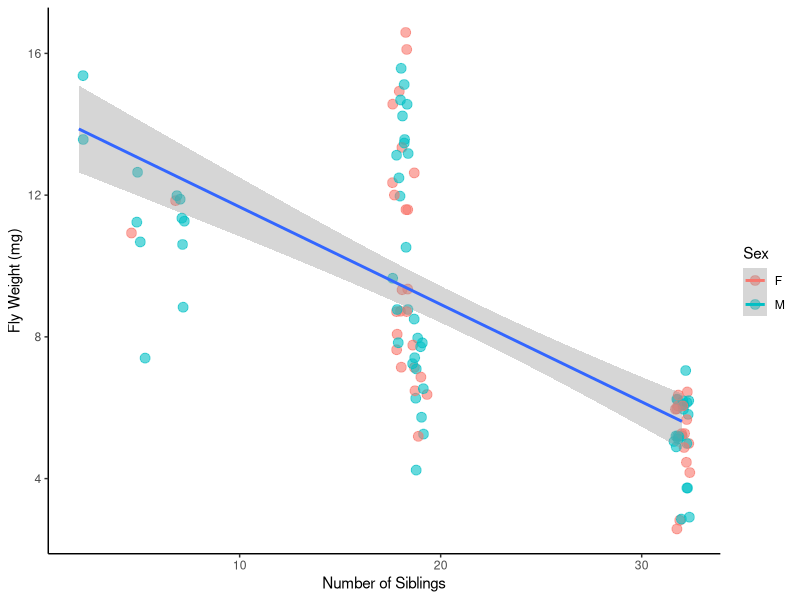
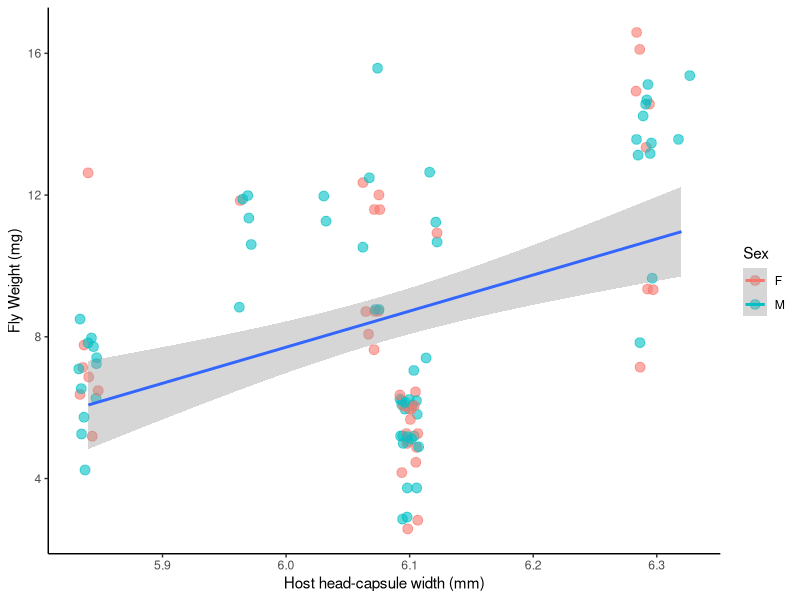
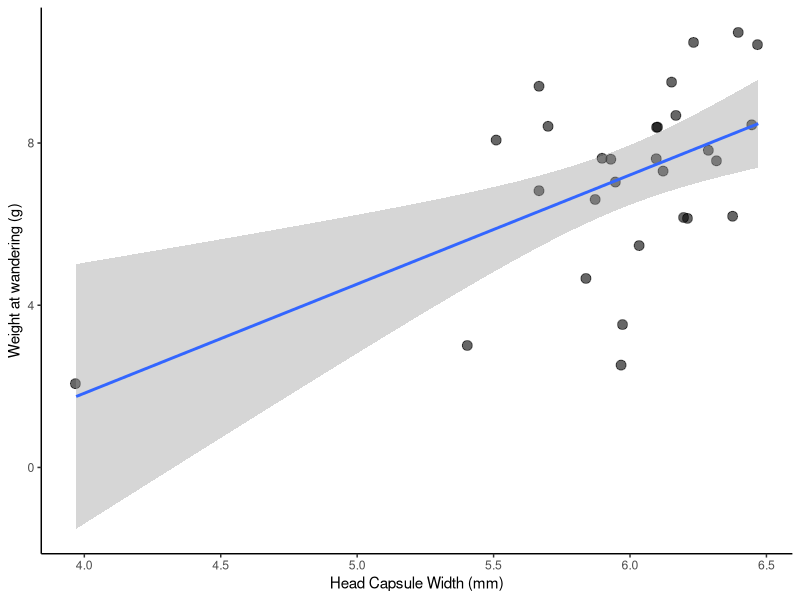
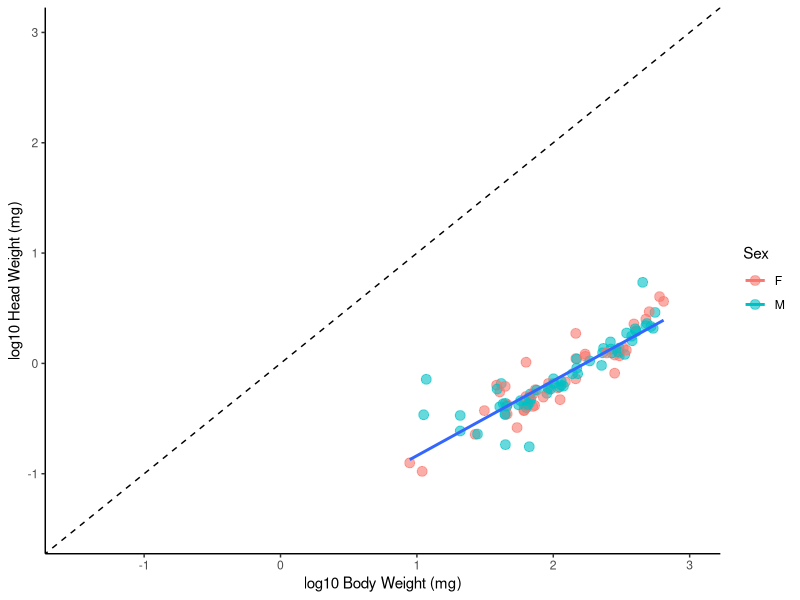
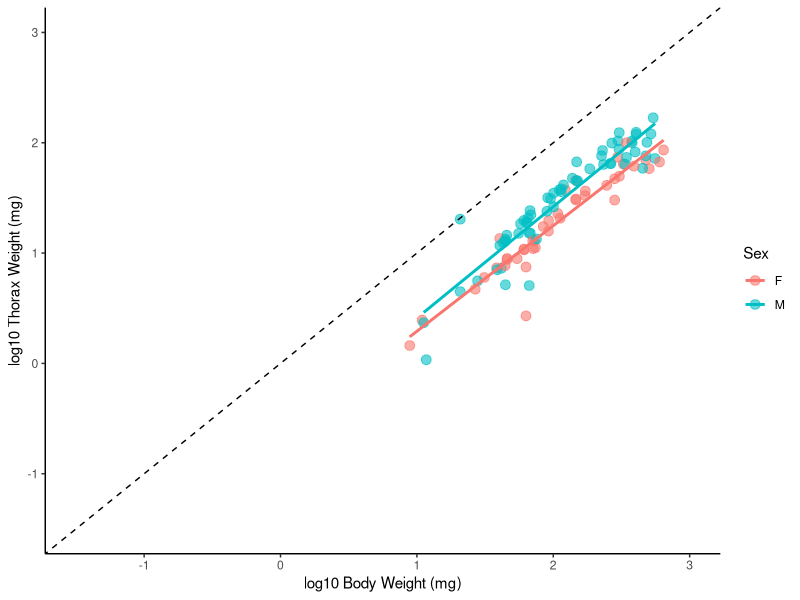
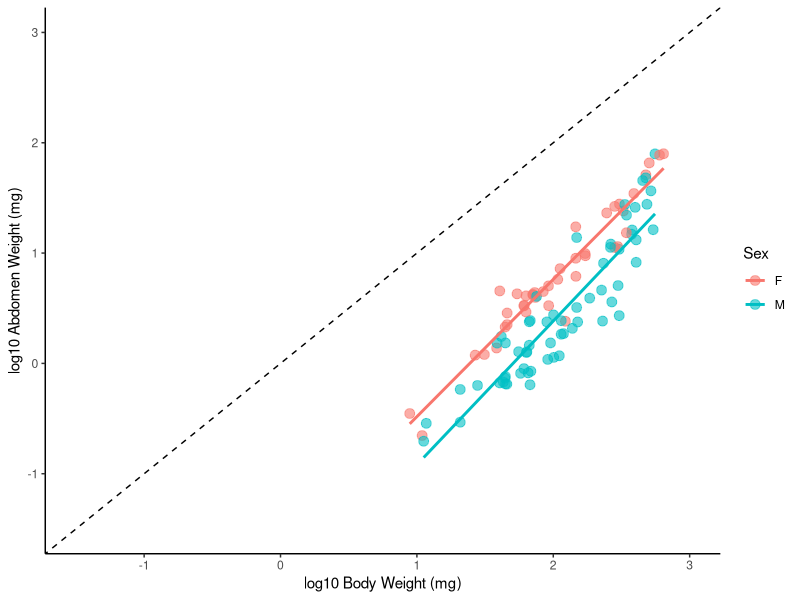
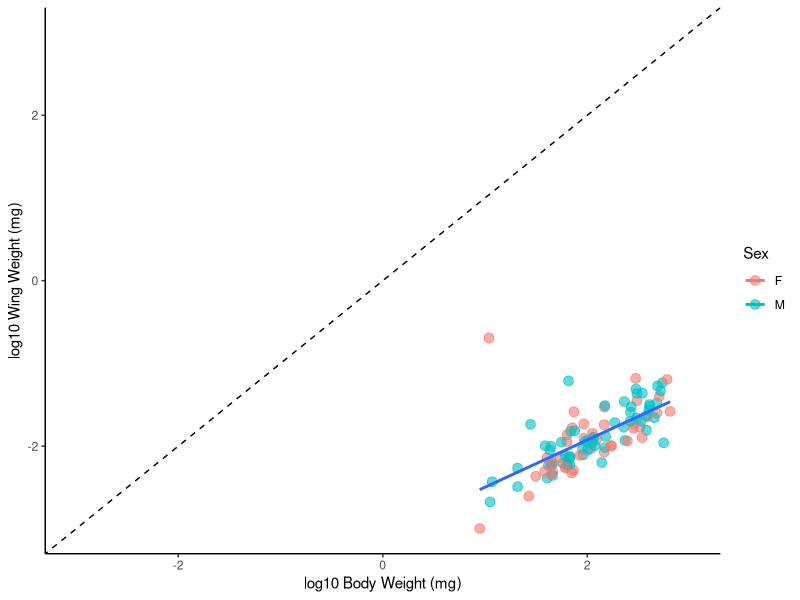
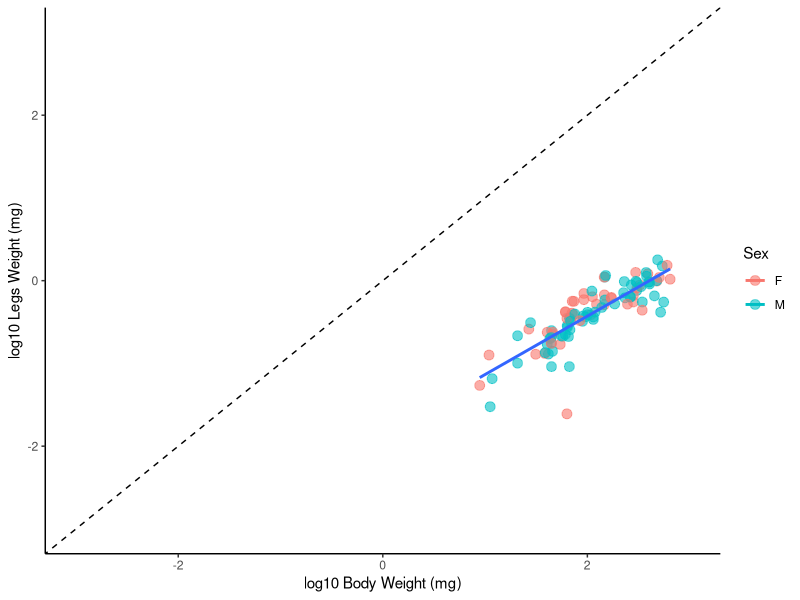

Reproduce these figures in R, in order.
#Tachinid Competitive and Development Project - Data Exploration
#Keaton Wilson
#2018-02-13
#keatonwilson@me.com

#Packages
library(tidyverse)

#Importing the master data file
tach_master = read_csv(file = "Data/TachDataFull.csv")

#Cleaning up a bit
tach_master = tach_master %>%
  select(-SiblingNumber, -NutritionIndex)
tach_master$Sex = factor(tach_master$Sex)

#First steps: 1. Let's get sibling numbers for each group so we can calculate the nutritional index.
siblings = tach_master %>%
  group_by(CaterpillarID) %>%
  summarize(sib_number = max(FlyID))

#left_Join this
tach_master = tach_master %>%
  left_join(siblings)

#Generating a Nutritional Index that is the head capsule width divided by the number of siblings in a cohort
tach_master = tach_master %>%
  mutate(nut_index = HeadCapsuleWidth/sib_number)

#Let's impute NA values. 
library(caret)
install.packages("VIM")
library(VIM)


tach_master_impute = as.tibble(kNN(tach_master, variable = colnames(tach_master[8:13]), numFun = "weightedMean"))
tach_master_impute$FlyWeight = as.numeric(tach_master_impute$FlyWeight)



#Exploratory plots!

#Fly weight as a function of sibling number
ggplot(tach_master_impute, aes(x = sib_number, y = FlyWeight, color = Sex)) +
  geom_jitter(size = 3, alpha = 0.6) +
  theme_classic() +
  geom_smooth(method = "lm", aes(group = 1)) +
  xlab("Number of Siblings") +
  ylab("Fly Weight (mg)")

#Fly weight as a function of head capsule size
ggplot(tach_master_impute, aes(x = HeadCapsuleWidth, y = FlyWeight, color = Sex)) +
  geom_jitter(size = 3, alpha = 0.6) +
  theme_classic() +
  geom_smooth(method = "lm", aes(group = 1)) +
  xlab("Host head-capsule width (mm)") +
  ylab("Fly Weight (mg)")

#best model seems to be one that includes both, additively.
lm1 = lm(FlyWeight ~ sib_number + HeadCapsuleWidth, data = tach_master_impute)
summary(lm1)
#Also interesting to note how sex doesn't come into play here... it makes the model worse. Indicating that this relationship isn't
#different among the sexes

#Also need to show that there is a positive correlation between head-capsule width and weight @ wander
#Read in bigger data set

head_cap_wander = read_csv(file = "Data/Parasitized Caterpillar Data.csv")
ggplot(head_cap_wander, aes(x = HeadCapsuleWidth, y = WanderWeight)) +
  geom_jitter(size = 3, alpha = 0.6) +
  theme_classic() +
  geom_smooth(method = "lm") +
  xlab("Head Capsule Width (mm)") +
  ylab("Weight at wandering (g)")

lm_head_cap = lm(WanderWeight ~ HeadCapsuleWidth, data = head_cap_wander)

#Not great - but there are a lot of other variables embedded in that - perhaps it's better to use other examples from the literature.

#Ok, now the fun stuff.

#Head weight versus body weight 
ggplot(tach_master_impute, aes(x = log(FlyWeight), y = log(HeadWeight), color = Sex)) +
  geom_point(size = 3, alpha = 0.6) +
  theme_classic() +
  geom_abline(slope = 1, intercept = 0, lty = 2) +
  coord_cartesian(xlim = c(-1.5, 3), ylim = c(-1.5,3)) +
  geom_smooth(method = "lm", se = FALSE, aes(group = 1)) +
  xlab("log10 Body Weight (mg)") +
  ylab("log10 Head Weight (mg)")
  
#No difference between males and females
lmhvb = lm(log(HeadWeight) ~ log(FlyWeight), data = tach_master_impute)


#Thorax versus Body  
ggplot(tach_master_impute, aes(x = log(FlyWeight), y = log(ThoraxWeight), color = Sex)) +
  geom_point(size = 3, alpha = 0.6) +
  theme_classic() +
  geom_abline(slope = 1, intercept = 0, lty = 2) +
  coord_cartesian(xlim = c(-1.5, 3), ylim = c(-1.5,3)) +
  geom_smooth(method = "lm", se = FALSE) +
  xlab("log10 Body Weight (mg)") +
  ylab("log10 Thorax Weight (mg)")

#Differences between males and females
lmtvbvs = lm(log(ThoraxWeight) ~ log(FlyWeight) + Sex, data = tach_master_impute)

#Yep, Males are significantly higher, no difference in slope though.

#Abdomen versus Body
ggplot(tach_master_impute, aes(x = log(FlyWeight), y = log(AbWeight), color = Sex)) +
  geom_point(size = 3, alpha = 0.6) +
  theme_classic() +
  geom_abline(slope = 1, intercept = 0, lty = 2) +
  coord_cartesian(xlim = c(-1.5, 3), ylim = c(-1.5,3)) +
  geom_smooth(method = "lm", se = FALSE) +
  xlab("log10 Body Weight (mg)") +
  ylab("log10 Abdomen Weight (mg)")

#Things are reversed. Females are significantly higher, no difference in slopes. 
lmavbvs = lm(log(AbWeight) ~ log(FlyWeight) + Sex, data = tach_master_impute)


#Wings versus Body
ggplot(tach_master_impute, aes(x = log(FlyWeight), y = log(WingWeight), color = Sex)) +
  geom_point(size = 3, alpha = 0.6) +
  theme_classic() +
  geom_abline(slope = 1, intercept = 0, lty = 2) +
  coord_cartesian(xlim = c(-3, 3), ylim = c(-3,3)) +
  geom_smooth(method = "lm", se = FALSE, aes(group = 1)) +
  xlab("log10 Body Weight (mg)") +
  ylab("log10 Wing Weight (mg)")

#No difference between males and females

#Legs versus Body
ggplot(tach_master_impute, aes(x = log(FlyWeight), y = log(as.numeric(LegsWeight)), color = Sex)) +
  geom_point(size = 3, alpha = 0.6) +
  theme_classic() +
  geom_abline(slope = 1, intercept = 0, lty = 2) +
  coord_cartesian(xlim = c(-3, 3), ylim = c(-3,3)) +
  geom_smooth(method = "lm", se = FALSE, aes(group = 1)) +
  xlab("log10 Body Weight (mg)") +
  ylab("log10 Legs Weight (mg)")


#Ok, these are rad, and Goggy will love them, I think. 


#Can we do them all on one plot!?
ggplot(tach_master_impute, aes(x = log(FlyWeight), y = log(HeadWeight), color = Sex)) +
  geom_point(size = 2, alpha = 0.5) +
  geom_smooth(method = "lm", se = FALSE, aes(group = 1), color = "black") +
  geom_point(aes(x = log(FlyWeight), y = log(ThoraxWeight)), size = 2, alpha = 0.5, shape = 17) +
    geom_smooth(method = "lm", se = FALSE, aes(x = log(FlyWeight), y = log(ThoraxWeight))) +
  geom_point(aes(x = log(FlyWeight), y = log(AbWeight)), size = 2, alpha = 0.5, shape = 18) +
    geom_smooth(method = "lm", se = FALSE, aes(x = log(FlyWeight), y = log(AbWeight))) +
  geom_point(aes(x = log(FlyWeight), y = log(WingWeight)), size = 2, alpha = 0.5, shape = 4) +
    geom_smooth(method = "lm", se = FALSE, color = "black", aes(group = 1, x = log(FlyWeight), y = log(WingWeight))) +
  geom_point(aes(x = log(FlyWeight), y = log(as.numeric(LegsWeight))), size = 2, alpha = 0.5, shape = 3) +
    geom_smooth(method = "lm", se = FALSE, color = "black", aes(group = 1, x = log(FlyWeight), y = log(as.numeric(LegsWeight)))) +
  theme_classic() +
  geom_abline(slope = 1, intercept = 0, lty = 2) +
  coord_cartesian(xlim = c(0, 3), ylim = c(-3,3)) +
  xlab("log10 Body Weight (mg)") +
  ylab("log10 Body Part Weight (mg)") +
  geom_label(show.legend = FALSE, aes(x = 3, y = 2.2, label = "Thorax", size = 10), color = "black") +
  geom_label(show.legend = FALSE, aes(x = 3, y = 1.5, label = "Abdomen", size = 10), color = "black") +
  geom_label(show.legend = FALSE, aes(x = 3, y = 0.5, label = "Head", size = 10), color = "black") +
  geom_label(show.legend = FALSE, aes(x = 3, y = 0.1, label = "Legs", size = 10), color = "black") +
  geom_label(show.legend = FALSE, aes(x = 3, y = -1.3, label = "Wings", size = 10), color = "black")

#Didn't he do relative body part size plotted against size?

ggplot(tach_master_impute, aes(x = FlyWeight, y = HeadWeight/FlyWeight, color = Sex)) +
  geom_point(size = 3, alpha = 0.6) +
  theme_classic() +
  geom_smooth(method = "glm", formula = y ~ poly(x, 2), aes(group = 1), color = "black")

ggplot(tach_master_impute, aes(x = FlyWeight, y = ThoraxWeight/FlyWeight, color = Sex)) +
  geom_point(size = 3, alpha = 0.6) +
  theme_classic() +
  geom_smooth(method = "glm", formula = y ~ poly(x, 2))

ggplot(tach_master_impute, aes(x = FlyWeight, y = AbWeight/FlyWeight, color = Sex)) +
  geom_point(size = 3, alpha = 0.6) +
  theme_classic() +
  geom_smooth(method = "glm")


#Seems like there might a wing-weight that is fucked up - outlier removed - should probably remove all data where the wing category is False
ggplot((tach_master_impute %>% filter(WingWeight/FlyWeight < 0.1)), aes(x = FlyWeight, y = WingWeight/FlyWeight, color = Sex)) +
  geom_point(size = 3, alpha = 0.6) +
  theme_classic() +
  geom_smooth(method = "glm")


ggplot(tach_master_impute, aes(x = FlyWeight, y = as.numeric(LegsWeight)/FlyWeight, color = Sex)) +
  geom_point(size = 3, alpha = 0.6) +
  theme_classic() +
  geom_smooth(method = "glm")


#Comparing body parts
ggplot(tach_master_impute, aes(x = ThoraxWeight/FlyWeight, y = AbWeight/FlyWeight, color = Sex)) +
  geom_point(size = 3, alpha = 0.6) +
  theme_classic() +
  geom_smooth(method = "lm")
